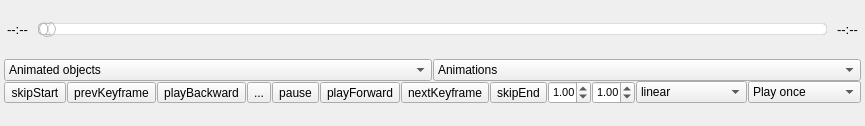
  <widget class="QDockWidget" name="dockAnimation">
   <property name="sizePolicy">
    <sizepolicy hsizetype="Fixed" vsizetype="Minimum">
     <horstretch>0</horstretch>
     <verstretch>0</verstretch>
    </sizepolicy>
   </property>
   <property name="minimumSize">
    <size>
     <width>643</width>
     <height>126</height>
    </size>
   </property>
   <property name="floating">
    <bool>false</bool>
   </property>
   <property name="features">
    <set>QDockWidget::AllDockWidgetFeatures</set>
   </property>
   <property name="windowTitle">
    <string>Animation</string>
   </property>
   <attribute name="dockWidgetArea">
    <number>8</number>
   </attribute>
   <widget class="QWidget" name="dockWidgetContents_3">
    <property name="sizePolicy">
     <sizepolicy hsizetype="Preferred" vsizetype="Minimum">
      <horstretch>0</horstretch>
      <verstretch>0</verstretch>
     </sizepolicy>
    </property>
    <layout class="QVBoxLayout" name="verticalLayout_3">
     <property name="spacing">
      <number>2</number>
     </property>
     <property name="leftMargin">
      <number>4</number>
     </property>
     <property name="topMargin">
      <number>2</number>
     </property>
     <property name="rightMargin">
      <number>4</number>
     </property>
     <property name="bottomMargin">
      <number>2</number>
     </property>
     <item>
      <layout class="QHBoxLayout" name="horizontalLayout">
       <property name="spacing">
        <number>10</number>
       </property>
       <property name="leftMargin">
        <number>3</number>
       </property>
       <property name="topMargin">
        <number>0</number>
       </property>
       <property name="rightMargin">
        <number>3</number>
       </property>
       <item>
        <widget class="QLabel" name="animCurrentTimeLabel">
         <property name="sizePolicy">
          <sizepolicy hsizetype="Fixed" vsizetype="Fixed">
           <horstretch>0</horstretch>
           <verstretch>0</verstretch>
          </sizepolicy>
         </property>
         <property name="minimumSize">
          <size>
           <width>20</width>
           <height>0</height>
          </size>
         </property>
         <property name="font">
          <font>
           <pointsize>10</pointsize>
          </font>
         </property>
         <property name="layoutDirection">
          <enum>Qt::LeftToRight</enum>
         </property>
         <property name="text">
          <string>--:--</string>
         </property>
         <property name="indent">
          <number>0</number>
         </property>
        </widget>
       </item>
       <item>
        <widget class="QAnimationSlider" name="animTimelineSlider">
         <property name="sizePolicy">
          <sizepolicy hsizetype="Expanding" vsizetype="Fixed">
           <horstretch>0</horstretch>
           <verstretch>0</verstretch>
          </sizepolicy>
         </property>
         <property name="mouseTracking">
          <bool>true</bool>
         </property>
         <property name="toolTip">
          <string/>
         </property>
         <property name="styleSheet">
          <string notr="true">QSlider::groove:horizontal {
	border: 1px solid #bbb;
	background: white;
	height: 10px;
	border-radius: 4px;
}

QSlider::sub-page:horizontal {
	background: qlineargradient(x1:0, y1:0, x2:0, y2:1,
    	stop:0 #EDA215, stop:1 #C98300);
	border: 1px solid #bbb;
	height: 10px;
	border-radius: 4px;
}

QSlider::add-page:horizontal {
	background: qlineargradient(x1:0, y1:0, x2:0, y2:1,
		stop:0 #cdcdcd, stop:1 #fafafa);
	border: 1px solid #ddd;
	height: 10px;
	border-radius: 4px;
}

QSlider::handle:horizontal {
	background: qlineargradient(x1:0, y1:0, x2:0, y2:1,
	    stop:0 #fff, stop:1 #ccc);
	border: 1px solid #bbb;
	width: 15px;
	margin-top: -3px;
	margin-bottom: -3px;
	border-radius:8px;
}

QSlider::handle:horizontal:hover {
	background: qlineargradient(x1:0, y1:0, x2:0, y2:1,
    	stop:0 #fff, stop:1 #ddd);
}

QSlider::sub-page:horizontal:disabled {
	background: #bbb;
	border-color: #999;
}

QSlider::add-page:horizontal:disabled {
	background: #eee;
	border-color: #999;
}

QSlider::handle:horizontal:disabled {
	background: #eee;
	border: 1px solid #aaa;
	border-radius: 4px;
}</string>
         </property>
         <property name="maximum">
          <number>999</number>
         </property>
         <property name="singleStep">
          <number>10</number>
         </property>
         <property name="pageStep">
          <number>100</number>
         </property>
         <property name="value">
          <number>0</number>
         </property>
         <property name="sliderPosition">
          <number>0</number>
         </property>
         <property name="orientation">
          <enum>Qt::Horizontal</enum>
         </property>
        </widget>
       </item>
       <item>
        <widget class="QLabel" name="animDurationLabel">
         <property name="sizePolicy">
          <sizepolicy hsizetype="Fixed" vsizetype="Fixed">
           <horstretch>0</horstretch>
           <verstretch>0</verstretch>
          </sizepolicy>
         </property>
         <property name="minimumSize">
          <size>
           <width>20</width>
           <height>0</height>
          </size>
         </property>
         <property name="font">
          <font>
           <pointsize>10</pointsize>
          </font>
         </property>
         <property name="text">
          <string>--:--</string>
         </property>
         <property name="margin">
          <number>0</number>
         </property>
         <property name="indent">
          <number>0</number>
         </property>
        </widget>
       </item>
      </layout>
     </item>
     <item>
      <layout class="QHBoxLayout" name="horizontalLayout_4">
       <property name="spacing">
        <number>0</number>
       </property>
       <item>
        <spacer name="horizontalSpacer_2">
         <property name="orientation">
          <enum>Qt::Horizontal</enum>
         </property>
         <property name="sizeHint" stdset="0">
          <size>
           <width>0</width>
           <height>0</height>
          </size>
         </property>
        </spacer>
       </item>
       <item>
        <layout class="QVBoxLayout" name="verticalLayout_5">
         <property name="spacing">
          <number>0</number>
         </property>
         <property name="leftMargin">
          <number>0</number>
         </property>
         <property name="rightMargin">
          <number>0</number>
         </property>
         <property name="bottomMargin">
          <number>0</number>
         </property>
         <item>
          <layout class="QHBoxLayout" name="horizontalLayout_5">
           <property name="spacing">
            <number>1</number>
           </property>
           <property name="leftMargin">
            <number>0</number>
           </property>
           <item>
            <widget class="QComboBox" name="animAnimatedObjectSelect">
             <property name="toolTip">
              <string>Select animation target</string>
             </property>
             <property name="statusTip">
              <string>Select animation target</string>
             </property>
             <item>
              <property name="text">
               <string>Animated objects</string>
              </property>
             </item>
            </widget>
           </item>
           <item>
            <widget class="QComboBox" name="animAnimationSelect">
             <property name="toolTip">
              <string>Select animations</string>
             </property>
             <property name="statusTip">
              <string>Select animation of the selected object</string>
             </property>
             <item>
              <property name="text">
               <string>Animations</string>
              </property>
             </item>
            </widget>
           </item>
          </layout>
         </item>
         <item>
          <layout class="QHBoxLayout" name="horizontalLayout_6">
           <property name="spacing">
            <number>1</number>
           </property>
           <item>
            <widget class="QToolButton" name="animSkipStartButton">
             <property name="toolTip">
              <string>Skip to start</string>
             </property>
             <property name="statusTip">
              <string>Skip to beginning of the selected animation</string>
             </property>
             <property name="text">
              <string>skipStart</string>
             </property>
             <property name="icon">
              <iconset resource="resources.qrc">
               <normaloff>:/images/animGoToStart.png</normaloff>:/images/animGoToStart.png</iconset>
             </property>
            </widget>
           </item>
           <item>
            <widget class="QToolButton" name="animPrevKeyframeButton">
             <property name="toolTip">
              <string>Previous keyframe</string>
             </property>
             <property name="statusTip">
              <string>Skip to previous keyframe of the selected animation</string>
             </property>
             <property name="text">
              <string>prevKeyframe</string>
             </property>
             <property name="icon">
              <iconset resource="resources.qrc">
               <normaloff>:/images/animPrevKF.png</normaloff>:/images/animPrevKF.png</iconset>
             </property>
            </widget>
           </item>
           <item>
            <widget class="QToolButton" name="animPlayBackwardButton">
             <property name="toolTip">
              <string>Play backward</string>
             </property>
             <property name="statusTip">
              <string>Play the selected animation backward</string>
             </property>
             <property name="text">
              <string>playBackward</string>
             </property>
             <property name="icon">
              <iconset resource="resources.qrc">
               <normaloff>:/images/animPlayBackwards.png</normaloff>:/images/animPlayBackwards.png</iconset>
             </property>
            </widget>
           </item>
           <item>
            <widget class="QToolButton" name="animStopButton">
             <property name="toolTip">
              <string>Disable animation</string>
             </property>
             <property name="statusTip">
              <string>Disable the selected animation</string>
             </property>
             <property name="text">
              <string>...</string>
             </property>
             <property name="icon">
              <iconset resource="resources.qrc">
               <normaloff>:/images/animStop.png</normaloff>:/images/animStop.png</iconset>
             </property>
            </widget>
           </item>
           <item>
            <widget class="QToolButton" name="animPauseButton">
             <property name="toolTip">
              <string>Pause</string>
             </property>
             <property name="statusTip">
              <string>Pause the selected animation</string>
             </property>
             <property name="text">
              <string>pause</string>
             </property>
             <property name="icon">
              <iconset resource="resources.qrc">
               <normaloff>:/images/animPause.png</normaloff>:/images/animPause.png</iconset>
             </property>
            </widget>
           </item>
           <item>
            <widget class="QToolButton" name="animPlayForwardButton">
             <property name="toolTip">
              <string>Play forward</string>
             </property>
             <property name="statusTip">
              <string>Play the selected animation forward</string>
             </property>
             <property name="text">
              <string>playForward</string>
             </property>
             <property name="icon">
              <iconset resource="resources.qrc">
               <normaloff>:/images/animPlay.png</normaloff>:/images/animPlay.png</iconset>
             </property>
            </widget>
           </item>
           <item>
            <widget class="QToolButton" name="animNextKeyframeButton">
             <property name="toolTip">
              <string>Next keyframe</string>
             </property>
             <property name="statusTip">
              <string>Skip to next keyframe of the selected animation</string>
             </property>
             <property name="text">
              <string>nextKeyframe</string>
             </property>
             <property name="icon">
              <iconset resource="resources.qrc">
               <normaloff>:/images/animNextKF.png</normaloff>:/images/animNextKF.png</iconset>
             </property>
            </widget>
           </item>
           <item>
            <widget class="QToolButton" name="animSkipEndButton">
             <property name="toolTip">
              <string>Skip to end</string>
             </property>
             <property name="statusTip">
              <string>Skip to end of the selected animation</string>
             </property>
             <property name="text">
              <string>skipEnd</string>
             </property>
             <property name="icon">
              <iconset resource="resources.qrc">
               <normaloff>:/images/animGoToEnd.png</normaloff>:/images/animGoToEnd.png</iconset>
             </property>
            </widget>
           </item>
           <item>
            <widget class="QDoubleSpinBox" name="animSpeedInput">
             <property name="enabled">
              <bool>true</bool>
             </property>
             <property name="sizePolicy">
              <sizepolicy hsizetype="Fixed" vsizetype="Fixed">
               <horstretch>0</horstretch>
               <verstretch>0</verstretch>
              </sizepolicy>
             </property>
             <property name="minimumSize">
              <size>
               <width>40</width>
               <height>0</height>
              </size>
             </property>
             <property name="maximumSize">
              <size>
               <width>43</width>
               <height>16777215</height>
              </size>
             </property>
             <property name="font">
              <font>
               <family>MS Shell Dlg 2</family>
               <pointsize>8</pointsize>
              </font>
             </property>
             <property name="toolTip">
              <string>Playback speed</string>
             </property>
             <property name="statusTip">
              <string>Set the playback speed for the selected animation</string>
             </property>
             <property name="maximum">
              <double>20.000000000000000</double>
             </property>
             <property name="singleStep">
              <double>0.100000000000000</double>
             </property>
             <property name="value">
              <double>1.000000000000000</double>
             </property>
            </widget>
           </item>
           <item>
            <widget class="QDoubleSpinBox" name="animWeightInput">
             <property name="sizePolicy">
              <sizepolicy hsizetype="Fixed" vsizetype="Fixed">
               <horstretch>0</horstretch>
               <verstretch>0</verstretch>
              </sizepolicy>
             </property>
             <property name="minimumSize">
              <size>
               <width>40</width>
               <height>0</height>
              </size>
             </property>
             <property name="maximumSize">
              <size>
               <width>43</width>
               <height>16777215</height>
              </size>
             </property>
             <property name="font">
              <font>
               <family>MS Shell Dlg 2</family>
               <pointsize>8</pointsize>
              </font>
             </property>
             <property name="toolTip">
              <string>Animation weight</string>
             </property>
             <property name="statusTip">
              <string>Set the weight for the selected animation</string>
             </property>
             <property name="maximum">
              <double>10.000000000000000</double>
             </property>
             <property name="singleStep">
              <double>0.100000000000000</double>
             </property>
             <property name="value">
              <double>1.000000000000000</double>
             </property>
            </widget>
           </item>
           <item>
            <widget class="QComboBox" name="animEasingSelect">
             <property name="sizePolicy">
              <sizepolicy hsizetype="Minimum" vsizetype="Fixed">
               <horstretch>0</horstretch>
               <verstretch>0</verstretch>
              </sizepolicy>
             </property>
             <property name="toolTip">
              <string>Easing curve</string>
             </property>
             <property name="statusTip">
              <string>Set the easing curve for the selected animation</string>
             </property>
             <item>
              <property name="text">
               <string>linear</string>
              </property>
             </item>
             <item>
              <property name="text">
               <string>quad in</string>
              </property>
             </item>
             <item>
              <property name="text">
               <string>quad out</string>
              </property>
             </item>
             <item>
              <property name="text">
               <string>quadc in &gt; out</string>
              </property>
             </item>
             <item>
              <property name="text">
               <string>quad out &gt; in</string>
              </property>
             </item>
             <item>
              <property name="text">
               <string>cubic in</string>
              </property>
             </item>
             <item>
              <property name="text">
               <string>cubic out</string>
              </property>
             </item>
             <item>
              <property name="text">
               <string>cubic in &gt; out</string>
              </property>
             </item>
             <item>
              <property name="text">
               <string>cubic out &gt; in</string>
              </property>
             </item>
             <item>
              <property name="text">
               <string>quartic in</string>
              </property>
             </item>
             <item>
              <property name="text">
               <string>quartic out</string>
              </property>
             </item>
             <item>
              <property name="text">
               <string>quartic in &gt; out</string>
              </property>
             </item>
             <item>
              <property name="text">
               <string>quartic out &gt; in</string>
              </property>
             </item>
             <item>
              <property name="text">
               <string>quintic in</string>
              </property>
             </item>
             <item>
              <property name="text">
               <string>quintic out</string>
              </property>
             </item>
             <item>
              <property name="text">
               <string>quintic in &gt; out</string>
              </property>
             </item>
             <item>
              <property name="text">
               <string>quintic out &gt; in</string>
              </property>
             </item>
             <item>
              <property name="text">
               <string>sine in</string>
              </property>
             </item>
             <item>
              <property name="text">
               <string>sine out</string>
              </property>
             </item>
             <item>
              <property name="text">
               <string>sine in &gt; out</string>
              </property>
             </item>
             <item>
              <property name="text">
               <string>sine out &gt; in</string>
              </property>
             </item>
            </widget>
           </item>
           <item>
            <widget class="QComboBox" name="animLoopingSelect">
             <property name="sizePolicy">
              <sizepolicy hsizetype="Minimum" vsizetype="Fixed">
               <horstretch>0</horstretch>
               <verstretch>0</verstretch>
              </sizepolicy>
             </property>
             <property name="toolTip">
              <string>Loop Behaviour</string>
             </property>
             <property name="statusTip">
              <string>Select the looping behaviour for the selected animation</string>
             </property>
             <item>
              <property name="text">
               <string>Play once</string>
              </property>
             </item>
             <item>
              <property name="text">
               <string>Loop</string>
              </property>
             </item>
             <item>
              <property name="text">
               <string>Ping pong</string>
              </property>
             </item>
             <item>
              <property name="text">
               <string>Ping pong loop</string>
              </property>
             </item>
            </widget>
           </item>
          </layout>
         </item>
        </layout>
       </item>
       <item>
        <spacer name="horizontalSpacer">
         <property name="orientation">
          <enum>Qt::Horizontal</enum>
         </property>
         <property name="sizeHint" stdset="0">
          <size>
           <width>0</width>
           <height>0</height>
          </size>
         </property>
        </spacer>
       </item>
      </layout>
     </item>
    </layout>
   </widget>
  </widget>
